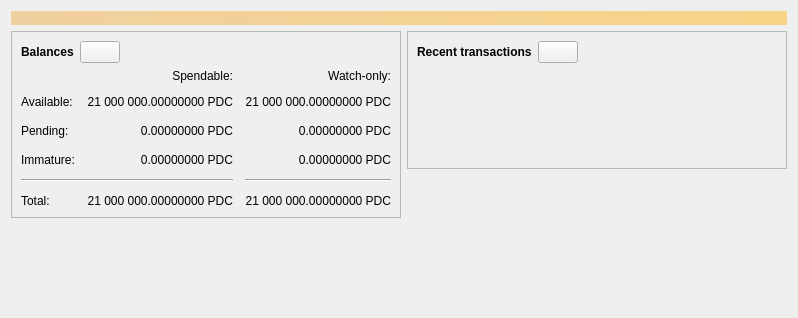
<?xml version="1.0" encoding="UTF-8"?>
<ui version="4.0">
 <class>OverviewPage</class>
 <widget class="QWidget" name="OverviewPage">
  <property name="geometry">
   <rect>
    <x>0</x>
    <y>0</y>
    <width>798</width>
    <height>318</height>
   </rect>
  </property>
  <property name="windowTitle">
   <string>Form</string>
  </property>
  <layout class="QVBoxLayout" name="topLayout">
   <item>
    <widget class="QLabel" name="labelAlerts">
     <property name="visible">
      <bool>false</bool>
     </property>
     <property name="styleSheet">
      <string notr="true">QLabel { background-color: qlineargradient(x1: 0, y1: 0, x2: 1, y2: 0, stop:0 #F0D0A0, stop:1 #F8D488); color:#000000; }</string>
     </property>
     <property name="wordWrap">
      <bool>true</bool>
     </property>
     <property name="margin">
      <number>3</number>
     </property>
     <property name="textInteractionFlags">
      <set>Qt::TextSelectableByMouse</set>
     </property>
    </widget>
   </item>
   <item>
    <layout class="QHBoxLayout" name="horizontalLayout" stretch="1,1">
     <item>
      <layout class="QVBoxLayout" name="verticalLayout_2">
       <item>
        <widget class="QFrame" name="frame">
         <property name="frameShape">
          <enum>QFrame::StyledPanel</enum>
         </property>
         <property name="frameShadow">
          <enum>QFrame::Raised</enum>
         </property>
         <layout class="QVBoxLayout" name="verticalLayout_4">
          <item>
           <layout class="QHBoxLayout" name="horizontalLayout_4">
            <item>
             <widget class="QLabel" name="label_5">
              <property name="font">
               <font>
                <weight>75</weight>
                <bold>true</bold>
               </font>
              </property>
              <property name="text">
               <string>Balances</string>
              </property>
             </widget>
            </item>
            <item>
             <widget class="QPushButton" name="labelWalletStatus">
              <property name="enabled">
               <bool>true</bool>
              </property>
              <property name="maximumSize">
               <size>
                <width>45</width>
                <height>16777215</height>
               </size>
              </property>
              <property name="toolTip">
               <string>The displayed information may be out of date. Your wallet automatically synchronizes with the Paydacoin network after a connection is established, but this process has not completed yet.</string>
              </property>
              <property name="text">
               <string/>
              </property>
              <property name="icon">
               <iconset resource="../paydacoin.qrc">
                <normaloff>:/icons/warning</normaloff>
                <disabledoff>:/icons/warning</disabledoff>:/icons/warning</iconset>
              </property>
              <property name="iconSize">
               <size>
                <width>24</width>
                <height>24</height>
               </size>
              </property>
             </widget>
            </item>
            <item>
             <spacer name="horizontalSpacer_3">
              <property name="orientation">
               <enum>Qt::Horizontal</enum>
              </property>
              <property name="sizeHint" stdset="0">
               <size>
                <width>40</width>
                <height>20</height>
               </size>
              </property>
             </spacer>
            </item>
           </layout>
          </item>
          <item>
           <layout class="QGridLayout" name="gridLayout">
            <property name="spacing">
             <number>12</number>
            </property>
            <item row="2" column="2">
             <widget class="QLabel" name="labelWatchPending">
              <property name="cursor">
               <cursorShape>IBeamCursor</cursorShape>
              </property>
              <property name="toolTip">
               <string>Unconfirmed transactions to watch-only addresses</string>
              </property>
              <property name="text">
               <string notr="true">0.00000000 PDC</string>
              </property>
              <property name="alignment">
               <set>Qt::AlignRight|Qt::AlignTrailing|Qt::AlignVCenter</set>
              </property>
              <property name="textInteractionFlags">
               <set>Qt::LinksAccessibleByMouse|Qt::TextSelectableByKeyboard|Qt::TextSelectableByMouse</set>
              </property>
             </widget>
            </item>
            <item row="2" column="1">
             <widget class="QLabel" name="labelUnconfirmed">
              <property name="cursor">
               <cursorShape>IBeamCursor</cursorShape>
              </property>
              <property name="toolTip">
               <string>Total of transactions that have yet to be confirmed, and do not yet count toward the spendable balance</string>
              </property>
              <property name="text">
               <string notr="true">0.00000000 PDC</string>
              </property>
              <property name="alignment">
               <set>Qt::AlignRight|Qt::AlignTrailing|Qt::AlignVCenter</set>
              </property>
              <property name="textInteractionFlags">
               <set>Qt::LinksAccessibleByMouse|Qt::TextSelectableByKeyboard|Qt::TextSelectableByMouse</set>
              </property>
             </widget>
            </item>
            <item row="3" column="2">
             <widget class="QLabel" name="labelWatchImmature">
              <property name="cursor">
               <cursorShape>IBeamCursor</cursorShape>
              </property>
              <property name="toolTip">
               <string>Mined balance in watch-only addresses that has not yet matured</string>
              </property>
              <property name="text">
               <string notr="true">0.00000000 PDC</string>
              </property>
              <property name="alignment">
               <set>Qt::AlignRight|Qt::AlignTrailing|Qt::AlignVCenter</set>
              </property>
              <property name="textInteractionFlags">
               <set>Qt::LinksAccessibleByMouse|Qt::TextSelectableByKeyboard|Qt::TextSelectableByMouse</set>
              </property>
             </widget>
            </item>
            <item row="4" column="0" colspan="2">
             <widget class="Line" name="line">
              <property name="orientation">
               <enum>Qt::Horizontal</enum>
              </property>
             </widget>
            </item>
            <item row="4" column="2">
             <widget class="Line" name="lineWatchBalance">
              <property name="sizePolicy">
               <sizepolicy hsizetype="Preferred" vsizetype="Fixed">
                <horstretch>0</horstretch>
                <verstretch>0</verstretch>
               </sizepolicy>
              </property>
              <property name="minimumSize">
               <size>
                <width>140</width>
                <height>0</height>
               </size>
              </property>
              <property name="orientation">
               <enum>Qt::Horizontal</enum>
              </property>
             </widget>
            </item>
            <item row="5" column="0">
             <widget class="QLabel" name="labelTotalText">
              <property name="text">
               <string>Total:</string>
              </property>
             </widget>
            </item>
            <item row="3" column="1">
             <widget class="QLabel" name="labelImmature">
              <property name="cursor">
               <cursorShape>IBeamCursor</cursorShape>
              </property>
              <property name="toolTip">
               <string>Mined balance that has not yet matured</string>
              </property>
              <property name="text">
               <string notr="true">0.00000000 PDC</string>
              </property>
              <property name="alignment">
               <set>Qt::AlignRight|Qt::AlignTrailing|Qt::AlignVCenter</set>
              </property>
              <property name="textInteractionFlags">
               <set>Qt::LinksAccessibleByMouse|Qt::TextSelectableByKeyboard|Qt::TextSelectableByMouse</set>
              </property>
             </widget>
            </item>
            <item row="2" column="3">
             <spacer name="horizontalSpacer_2">
              <property name="orientation">
               <enum>Qt::Horizontal</enum>
              </property>
              <property name="sizeHint" stdset="0">
               <size>
                <width>40</width>
                <height>20</height>
               </size>
              </property>
             </spacer>
            </item>
            <item row="3" column="0">
             <widget class="QLabel" name="labelImmatureText">
              <property name="text">
               <string>Immature:</string>
              </property>
             </widget>
            </item>
            <item row="5" column="1">
             <widget class="QLabel" name="labelTotal">
              <property name="cursor">
               <cursorShape>IBeamCursor</cursorShape>
              </property>
              <property name="toolTip">
               <string>Your current total balance</string>
              </property>
              <property name="text">
               <string notr="true">21 000 000.00000000 PDC</string>
              </property>
              <property name="alignment">
               <set>Qt::AlignRight|Qt::AlignTrailing|Qt::AlignVCenter</set>
              </property>
              <property name="textInteractionFlags">
               <set>Qt::LinksAccessibleByMouse|Qt::TextSelectableByKeyboard|Qt::TextSelectableByMouse</set>
              </property>
             </widget>
            </item>
            <item row="5" column="2">
             <widget class="QLabel" name="labelWatchTotal">
              <property name="cursor">
               <cursorShape>IBeamCursor</cursorShape>
              </property>
              <property name="toolTip">
               <string>Current total balance in watch-only addresses</string>
              </property>
              <property name="text">
               <string notr="true">21 000 000.00000000 PDC</string>
              </property>
              <property name="alignment">
               <set>Qt::AlignRight|Qt::AlignTrailing|Qt::AlignVCenter</set>
              </property>
              <property name="textInteractionFlags">
               <set>Qt::LinksAccessibleByMouse|Qt::TextSelectableByKeyboard|Qt::TextSelectableByMouse</set>
              </property>
             </widget>
            </item>
            <item row="0" column="2">
             <widget class="QLabel" name="labelWatchonly">
              <property name="text">
               <string>Watch-only:</string>
              </property>
              <property name="alignment">
               <set>Qt::AlignRight|Qt::AlignTrailing|Qt::AlignVCenter</set>
              </property>
             </widget>
            </item>
            <item row="1" column="0">
             <widget class="QLabel" name="labelBalanceText">
              <property name="text">
               <string>Available:</string>
              </property>
             </widget>
            </item>
            <item row="1" column="1">
             <widget class="QLabel" name="labelBalance">
              <property name="cursor">
               <cursorShape>IBeamCursor</cursorShape>
              </property>
              <property name="toolTip">
               <string>Your current spendable balance</string>
              </property>
              <property name="text">
               <string notr="true">21 000 000.00000000 PDC</string>
              </property>
              <property name="alignment">
               <set>Qt::AlignRight|Qt::AlignTrailing|Qt::AlignVCenter</set>
              </property>
              <property name="textInteractionFlags">
               <set>Qt::LinksAccessibleByMouse|Qt::TextSelectableByKeyboard|Qt::TextSelectableByMouse</set>
              </property>
             </widget>
            </item>
            <item row="1" column="2">
             <widget class="QLabel" name="labelWatchAvailable">
              <property name="cursor">
               <cursorShape>IBeamCursor</cursorShape>
              </property>
              <property name="toolTip">
               <string>Your current balance in watch-only addresses</string>
              </property>
              <property name="text">
               <string notr="true">21 000 000.00000000 PDC</string>
              </property>
              <property name="alignment">
               <set>Qt::AlignRight|Qt::AlignTrailing|Qt::AlignVCenter</set>
              </property>
              <property name="textInteractionFlags">
               <set>Qt::LinksAccessibleByMouse|Qt::TextSelectableByKeyboard|Qt::TextSelectableByMouse</set>
              </property>
             </widget>
            </item>
            <item row="2" column="0">
             <widget class="QLabel" name="labelPendingText">
              <property name="text">
               <string>Pending:</string>
              </property>
             </widget>
            </item>
            <item row="0" column="1">
             <widget class="QLabel" name="labelSpendable">
              <property name="text">
               <string>Spendable:</string>
              </property>
              <property name="alignment">
               <set>Qt::AlignRight|Qt::AlignTrailing|Qt::AlignVCenter</set>
              </property>
             </widget>
            </item>
           </layout>
          </item>
         </layout>
        </widget>
       </item>
       <item>
        <spacer name="verticalSpacer">
         <property name="orientation">
          <enum>Qt::Vertical</enum>
         </property>
         <property name="sizeHint" stdset="0">
          <size>
           <width>20</width>
           <height>40</height>
          </size>
         </property>
        </spacer>
       </item>
      </layout>
     </item>
     <item>
      <layout class="QVBoxLayout" name="verticalLayout_3">
       <item>
        <widget class="QFrame" name="frame_2">
         <property name="frameShape">
          <enum>QFrame::StyledPanel</enum>
         </property>
         <property name="frameShadow">
          <enum>QFrame::Raised</enum>
         </property>
         <layout class="QVBoxLayout" name="verticalLayout">
          <item>
           <layout class="QHBoxLayout" name="horizontalLayout_2">
            <item>
             <widget class="QLabel" name="label_4">
              <property name="font">
               <font>
                <weight>75</weight>
                <bold>true</bold>
               </font>
              </property>
              <property name="text">
               <string>Recent transactions</string>
              </property>
             </widget>
            </item>
            <item>
             <widget class="QPushButton" name="labelTransactionsStatus">
              <property name="enabled">
               <bool>true</bool>
              </property>
              <property name="maximumSize">
               <size>
                <width>45</width>
                <height>16777215</height>
               </size>
              </property>
              <property name="toolTip">
               <string>The displayed information may be out of date. Your wallet automatically synchronizes with the Paydacoin network after a connection is established, but this process has not completed yet.</string>
              </property>
              <property name="text">
               <string/>
              </property>
              <property name="icon">
               <iconset resource="../paydacoin.qrc">
                <normaloff>:/icons/warning</normaloff>
                <disabledoff>:/icons/warning</disabledoff>:/icons/warning</iconset>
              </property>
              <property name="iconSize">
               <size>
                <width>24</width>
                <height>24</height>
               </size>
              </property>
             </widget>
            </item>
            <item>
             <spacer name="horizontalSpacer">
              <property name="orientation">
               <enum>Qt::Horizontal</enum>
              </property>
              <property name="sizeHint" stdset="0">
               <size>
                <width>40</width>
                <height>20</height>
               </size>
              </property>
             </spacer>
            </item>
           </layout>
          </item>
          <item>
           <widget class="TransactionOverviewWidget" name="listTransactions">
            <property name="styleSheet">
             <string notr="true">QListView { background: transparent; }</string>
            </property>
            <property name="frameShape">
             <enum>QFrame::NoFrame</enum>
            </property>
            <property name="verticalScrollBarPolicy">
             <enum>Qt::ScrollBarAlwaysOff</enum>
            </property>
            <property name="horizontalScrollBarPolicy">
             <enum>Qt::ScrollBarAlwaysOff</enum>
            </property>
            <property name="sizeAdjustPolicy">
             <enum>QAbstractScrollArea::AdjustToContents</enum>
            </property>
            <property name="selectionMode">
             <enum>QAbstractItemView::NoSelection</enum>
            </property>
            <property name="uniformItemSizes">
             <bool>true</bool>
            </property>
           </widget>
          </item>
         </layout>
        </widget>
       </item>
       <item>
        <spacer name="verticalSpacer_2">
         <property name="orientation">
          <enum>Qt::Vertical</enum>
         </property>
         <property name="sizeHint" stdset="0">
          <size>
           <width>20</width>
           <height>40</height>
          </size>
         </property>
        </spacer>
       </item>
      </layout>
     </item>
    </layout>
   </item>
  </layout>
 </widget>
 <customwidgets>
  <customwidget>
   <class>TransactionOverviewWidget</class>
   <extends>QListView</extends>
   <header>qt/transactionoverviewwidget.h</header>
  </customwidget>
 </customwidgets>
 <resources/>
 <connections/>
</ui>
